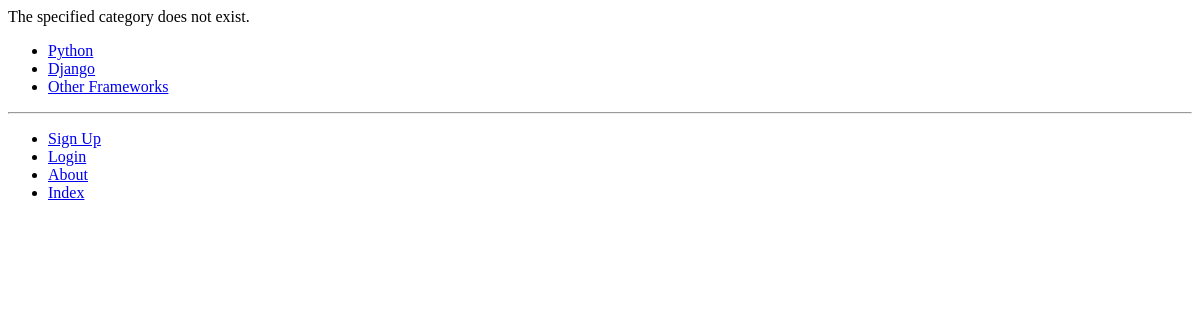
The app's page /rango/category/mechanical-watches/, older data.
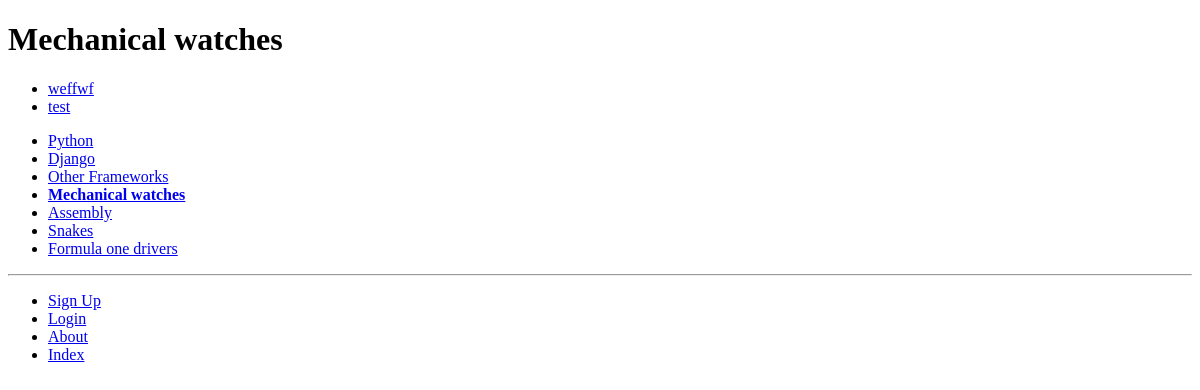
The same page, newer data.
### rango/models.py (models this page shows, shortened)
class Category(models.Model):
    name = models.CharField(max_length=128, unique=True)
    views = models.IntegerField(default=0)
    likes = models.IntegerField(default=0)
    slug = models.SlugField(unique=True)
    class Meta:
        verbose_name_plural = 'Categories'

class Page(models.Model):
    category = models.ForeignKey(Category, on_delete=models.CASCADE)
    title = models.CharField(max_length=128)
    url = models.URLField()
    views = models.IntegerField(default=0)
    slug = models.SlugField(unique=True)

### rango/views.py (the view)
# urls.py: path("category/<slug:category_name_slug>/", views.show_category, name="show_category"),
def show_category(request, category_name_slug):
    context_dict = {}
    try:
        category = Category.objects.get(slug=category_name_slug)
        pages = Page.objects.filter(category=category)
        context_dict['pages'] = pages
        context_dict['category'] = category
    except Category.DoesNotExist:
        context_dict['category'] = None
        context_dict['pages'] = None
    return render(request, 'rango/category.html', context=context_dict)

### rango/templatetags/rango_template_tags.py (called while the page is built)
@register.inclusion_tag('rango/categories.html')
def get_category_list(current_category=None):
    return {'categories': Category.objects.all(), 'current_category': current_category}

### templates/rango/category.html (shortened to what this page needs)
{% extends 'rango/base.html' %}
{% load static %}
{% block body_block %}
{% if category %}
<h1>{{ category.name }}</h1> {% if pages %}
<ul>
{% for page in pages %}
<li><a href="{{ page.url }}">{{ page.title }}</a></li> {% endfor %}
</ul>
{% else %}
<strong>No pages currently in category.</strong> {% endif %}
    {% else %}
The specified category does not exist.
{% endif %}
{% endblock %}

### templates/rango/base.html (shortened to what this page needs)
<!DOCTYPE html>
{% load static %}
{% load rango_template_tags %}
<html>
<head>
</head>
<body>
<div>
    {% block body_block %} {% endblock %}
</div>
<div>
    {% block sidebar_block %}
        {% get_category_list category %}
    {% endblock %}
</div>
<hr/>
<div>
    <ul>
        {% if user.is_authenticated %}
            <li><a href="{% url 'rango:add_category' %}">Add New Category</a></li>
            <li><a href="{% url 'rango:restricted' %}">Restricted Page</a></li>
            <li><a href="{% url 'rango:logout' %}">Logout</a></li>
        {% else %}
            <li><a href="{% url 'rango:register' %}">Sign Up</a></li>
            <li><a href="{% url 'rango:login' %}">Login</a></li>
        {% endif %}
        <li><a href="{% url 'rango:about' %}">About</a></li>
        <li><a href="{% url 'rango:index' %}">Index</a></li>
    </ul>
</div>
</body>
</html>

### templates/rango/categories.html
<ul>
    {% if categories %}
        {% for c in categories %}
            {% if c == current_category %}
                <li>
                    <strong>
                        <a href="{% url 'rango:show_category' c.slug %}">{{ c.name }}</a> </strong>
                </li>
            {% else %}
                <li>
                    <a href="{% url 'rango:show_category' c.slug %}">{{ c.name }}</a></li>
            {% endif %}
        {% endfor %}
    {% else %}
        <li><strong>There are no categories present.</strong></li> {% endif %}
</ul>

Row changes from the older to the newer data that the page shows:
added Category: name "Mechanical watches"
added Page: title "weffwf"
added Page: title "test"
added Category: name "Assembly"
added Category: name "Snakes"
added Category: name "Formula one drivers"
Text that changed along with them:
text no longer shown: "The specified category does not exist."
